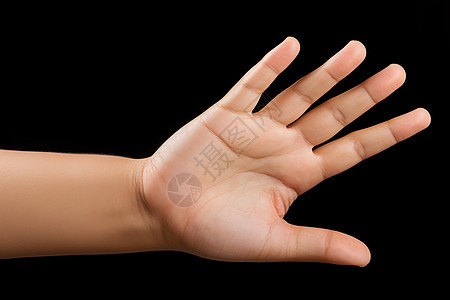
//> input picture untitled73/build/Desktop_Qt_6_7_3-Debug/22.jpg, 450 x 300 px
$ ./main   (built with g++ and OpenCV 4)
//> lines starting //> are read from the running program, lines starting //| are printed output that depends on the picture; after the words box and inside, x2 and y2 are one past the last pixel; in counts of white or black regions, pixels touching at a corner belong together
#include <opencv2/opencv.hpp>
#include <iostream>
#include <vector>

using namespace cv;
using namespace std;

int main()
{
    Mat img = imread("22.jpg");
//> img is the input picture: 300 rows x 450 cols, CV_8UC3; mean B, G, R 43.1, 53.2, 72.6
    if (img.empty())
    {        cout << "请确认图像文件名称是否正确" << endl;
        return -1;
    }
    // 二值化
    Mat gray, binary;
    cvtColor(img, gray, COLOR_BGR2GRAY);
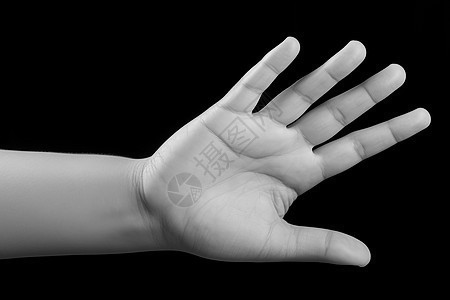
//> gray: 300 rows x 450 cols, CV_8UC1; min 0, max 252, mean 57.9
    threshold(gray, binary, 105, 255, THRESH_BINARY);
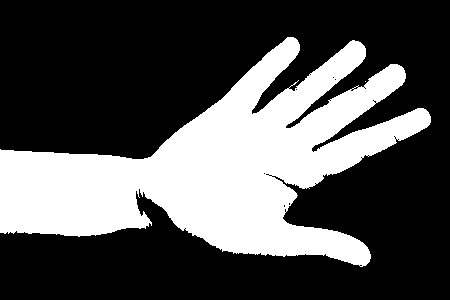
//> binary: 300 rows x 450 cols, CV_8UC1; 32.2% white; 2 white regions (1 under 20 px), largest, box (x1, y1, x2, y2) and area: (0, 37, 431, 267) 43531

    // 开运算消除较小区域
    Mat k = getStructuringElement(MORPH_RECT, Size(3, 3), Point(-1, -1));
    morphologyEx(binary, binary, MORPH_OPEN, k);
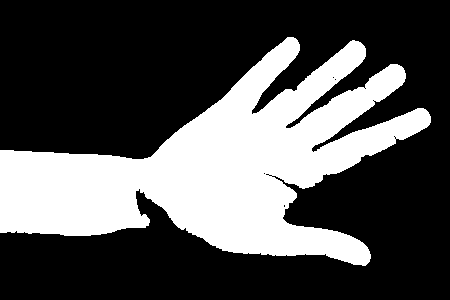
//> binary: 300 rows x 450 cols, CV_8UC1; 32.1% white; 1 white region
    imshow("binary", binary);

    // 轮廓发现
    vector<vector<Point>> contours;
    vector<Vec4i> hierarchy;
    findContours(binary, contours, hierarchy, 0, 2, Point());
//> contours = 1 contour; box (x1, y1, x2, y2) and area: (0, 37, 431, 266) 42498

    for (int n = 0; n < contours.size(); n++)
    {
        // 计算凸包
        vector<Point> hull;
        convexHull(contours[n], hull);

        // 绘制凸包
        for (int i = 0; i < hull.size(); i++)
        {
            // 绘制凸包顶点
            circle(img, hull[i], 4, Scalar(255, 0, 0), 2, 8, 0);

            // 连接凸包
            if (i == hull.size() - 1)
            {
                line(img, hull[i], hull[0], Scalar(0, 0, 255), 2, 8, 0);
                break;
            }
            line(img, hull[i], hull[i + 1], Scalar(0, 0, 255), 2, 8, 0);
        }
    }
//> this loop made 1 pass
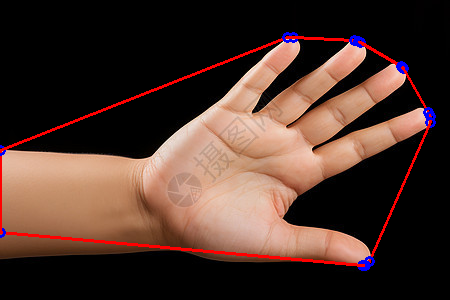
//> img: 300 rows x 450 cols, CV_8UC3; 2.68% of pixels changed, all inside (x1, y1, x2, y2) = (0, 32, 436, 271)

    imshow("hull", img);
    waitKey(0);
    return 0;
}
